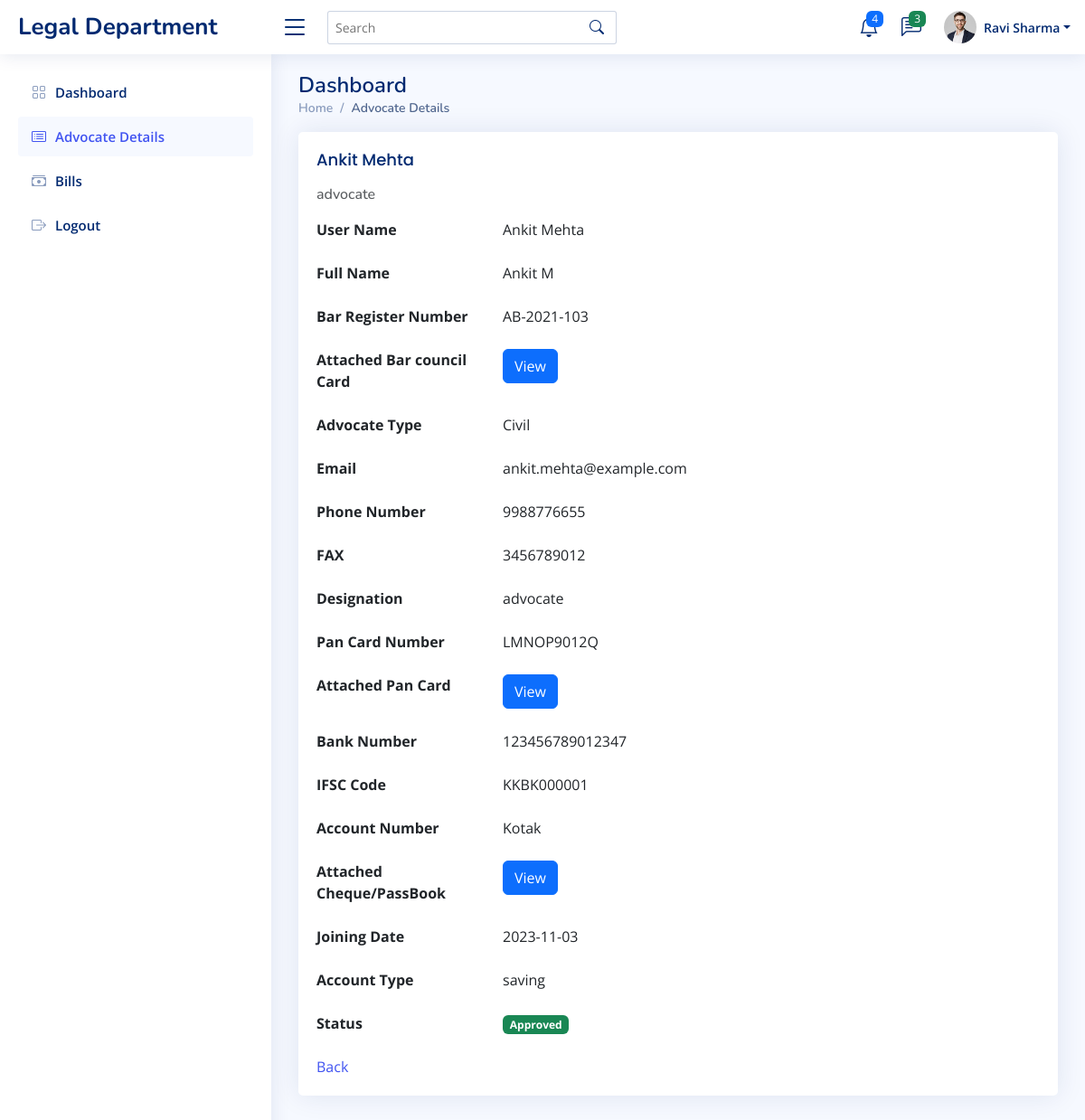
/abc.php?id=3 (signed in), run on the app's committed database.
### tables this page shows
CREATE TABLE `register` (
  `ID` int(10) NOT NULL,
  `Full_name` varchar(50) NOT NULL,
  `Short_name` varchar(50) NOT NULL,
  `bar_number` varchar(11) NOT NULL,
  `bar_img` text NOT NULL,
  `case_type` varchar(100) NOT NULL,
  `email` varchar(100) NOT NULL,
  `phone_number` varchar(100) NOT NULL,
  `fax` varchar(100) NOT NULL,
  `designation` varchar(100) NOT NULL,
  `pan_number` varchar(100) NOT NULL,
  `pan_img` text NOT NULL,
  `account_number` varchar(100) NOT NULL,
  `ifsc_code` varchar(100) NOT NULL,
  `bank_name` varchar(100) NOT NULL,
  `pass_img` text NOT NULL,
  `joining_date` date NOT NULL,
  `account_type` varchar(100) NOT NULL,
  `status` varchar(10) NOT NULL,
  `u_type` varchar(10) NOT NULL,
  `password` varchar(100) NOT NULL
);

### abc.php (the view, shortened to what this page needs)
<?php
include("connect.php");
$id = $_GET['id'];
?>
<!DOCTYPE html>
<html lang="en">
<head>
  <link href="assets/vendor/bootstrap/css/bootstrap.min.css" rel="stylesheet">
  <link href="assets/vendor/bootstrap-icons/bootstrap-icons.css" rel="stylesheet">
  <link href="assets/vendor/boxicons/css/boxicons.min.css" rel="stylesheet">
  <link href="assets/vendor/quill/quill.snow.css" rel="stylesheet">
  <link href="assets/vendor/quill/quill.bubble.css" rel="stylesheet">
  <link href="assets/vendor/remixicon/remixicon.css" rel="stylesheet">
  <link href="assets/vendor/simple-datatables/style.css" rel="stylesheet">
  <link href="assets/css/style.css" rel="stylesheet">
</head>
<body>
  <header id="header" class="header fixed-top d-flex align-items-center">
    <div class="d-flex align-items-center justify-content-between">
      <a href="admindashboard.html" class="logo d-flex align-items-center">
        <span class="d-none d-lg-block">Legal Department</span>
      </a>
      <i class="bi bi-list toggle-sidebar-btn"></i>
    </div>
    <div class="search-bar">
      <form class="search-form d-flex align-items-center" method="POST" action="#">
        <input type="text" name="query" placeholder="Search" title="Enter search keyword">
        <button type="submit" title="Search"><i class="bi bi-search"></i></button>
      </form>
    </div>
    <nav class="header-nav ms-auto">
      <ul class="d-flex align-items-center">
        <li class="nav-item dropdown">
          <a class="nav-link nav-icon" href="#" data-bs-toggle="dropdown">
            <i class="bi bi-bell"></i>
            <span class="badge bg-primary badge-number">4</span>
          </a>
        </li>
        <li class="nav-item dropdown">
          <a class="nav-link nav-icon" href="#" data-bs-toggle="dropdown">
            <i class="bi bi-chat-left-text"></i>
            <span class="badge bg-success badge-number">3</span>
          </a>
        </li>
        <li class="nav-item dropdown pe-3">
          <a class="nav-link nav-profile d-flex align-items-center pe-0" href="#" data-bs-toggle="dropdown">
            <img src="assets/img/profile-img.jpg" alt="Profile" class="rounded-circle">
            <span class="d-none d-md-block dropdown-toggle ps-2"><?php echo $_SESSION['username']  ?></span>
          </a>
        </li>
      </ul>
    </nav>
  </header>
  <aside id="sidebar" class="sidebar">
    <ul class="sidebar-nav" id="sidebar-nav">
      <li class="nav-item">
        <a class="nav-link collapsed " href="admindashboard.php">
          <i class="bi bi-grid"></i>
          <span>Dashboard</span>
        </a>
      </li>
      <li class="nav-item">
        <a class="nav-link " href="advocateDetails.php">
          <i class="bi bi-card-list"></i>
          <span>Advocate Details</span>
        </a>
      </li>
    <li class="nav-item">
      <a class="nav-link collapsed" href="adminbills.php">
        <i class="bi bi-cash-stack"></i>
        <span>Bills</span>
      </a>
    </li>
      <li class="nav-item">
        <a class="nav-link collapsed" href="logout.php">
          <i class="bi bi-box-arrow-right"></i>
          <span>Logout</span>
        </a>
      </li>
    </ul>
  </aside>
  <main id="main" class="main">
    <div class="pagetitle">
      <h1>Dashboard</h1>
      <nav>
        <ol class="breadcrumb">
          <li class="breadcrumb-item"><a href="admindashboard.php">Home</a></li>
          <li class="breadcrumb-item active">Advocate Details</li>
        </ol>
      </nav>
    </div>
    <div class="col-lg-12">
        <div class="col-lg-12">
            <div class="card">
                <div class="card-body">
                  <?php
                  $data=mysqli_query($conn,"select * from register where ID=$id");
                  $row = mysqli_fetch_array($data);
                  ?>
                  <h5 class="card-title"><?php echo $row["Full_name"];?>  </h5>
                  <h6 class="card-subtitle mb-2 text-muted"><?php echo $row["designation"];?></h6>
                  <p class="card-text">
                  <div class="row">
                     <div class="col-lg-3 col-md-4 label"><b>User Name</b></div>
                     <div class="col-lg-9 col-md-8"><?php echo $row["Full_name"];?>  </div>
                  </div><br>
                  <div class="row">
                     <div class="col-lg-3 col-md-4 label"><b>Full Name </b></div>
                     <div class="col-lg-9 col-md-8"><?php echo $row["Short_name"] ; ?></div>
                  </div><br>
                  <div class="row">
                     <div class="col-lg-3 col-md-4 label"><b>Bar Register Number</b></div>
                     <div class="col-lg-9 col-md-8"><?php echo $row["bar_number"] ; ?></div>
                  </div><br>
                  <div class="row">
                     <div class="col-lg-3 col-md-4 label"><b>Attached Bar council Card</b></div>
                     <div class="col-lg-9 col-md-8"><button type="button" class="btn btn-primary"><a href="bardoc/<?php echo $row['bar_img'];?>"  style="color:white" target="" >View</a></button>
</div>
                  </div><br>
                  <div class="row">
                     <div class="col-lg-3 col-md-4 label"><b>Advocate Type</b></div>
                     <div class="col-lg-9 col-md-8"><?php echo $row["case_type"] ; ?></div>
                  </div><br>
                  <div class="row">
                     <div class="col-lg-3 col-md-4 label"><b>Email</b></div>
                     <div class="col-lg-9 col-md-8"><?php echo $row["email"] ; ?></div>
                  </div><br>
                  <div class="row">
                     <div class="col-lg-3 col-md-4 label"><b>Phone Number</b></div>
                     <div class="col-lg-9 col-md-8"><?php echo $row["phone_number"] ; ?></div>
                  </div><br>
                  <div class="row">
                     <div class="col-lg-3 col-md-4 label"><b>FAX</b></div>
                     <div class="col-lg-9 col-md-8"><?php echo $row["fax"] ; ?></div>
                  </div><br>
                  <div class="row">
                     <div class="col-lg-3 col-md-4 label"><b>Designation</b></div>
                     <div class="col-lg-9 col-md-8"><?php echo $row["designation"] ; ?></div>
                  </div><br>
                  <div class="row">
                     <div class="col-lg-3 col-md-4 label"><b>Pan Card Number</b></div>
                     <div class="col-lg-9 col-md-8"><?php echo $row["pan_number"] ; ?></div>
                  </div><br>
                  <div class="row">
                     <div class="col-lg-3 col-md-4 label"><b>Attached Pan Card</b></div>
                     <div class="col-lg-9 col-md-8"><button type="button" class="btn btn-primary"><a href="pandoc/<?php echo $row['pan_img'];?>"  style="color:white" target="" >View</a></button>
</div>
                  </div><br>
                  <div class="row">
                     <div class="col-lg-3 col-md-4 label"><b>Bank Number</b></div>
                     <div class="col-lg-9 col-md-8"><?php echo $row["account_number"] ; ?></div>
                  </div><br>
                  <div class="row">
                     <div class="col-lg-3 col-md-4 label"><b>IFSC Code</b></div>
                     <div class="col-lg-9 col-md-8"><?php echo $row["ifsc_code"] ; ?></div>
                  </div><br>
                  <div class="row">
                     <div class="col-lg-3 col-md-4 label"><b>Account  Number</b></div>
                     <div class="col-lg-9 col-md-8"><?php echo $row["bank_name"] ; ?></div>
                  </div><br>
                  <div class="row">
                     <div class="col-lg-3 col-md-4 label"><b>Attached Cheque/PassBook</b></div>
                     <div class="col-lg-9 col-md-8"><button type="button" class="btn btn-primary"><a href="passdoc/<?php echo $row['pass_img'];?>"  style="color:white" target="" >View</a></button>
</div>
                    </div><br>
                  <div class="row">
                     <div class="col-lg-3 col-md-4 label"><b>Joining Date</b></div>
                     <div class="col-lg-9 col-md-8"><?php echo $row["joining_date"] ; ?></div>
                  </div><br>
                  <div class="row">
                     <div class="col-lg-3 col-md-4 label"><b>Account Type</b></div>
                     <div class="col-lg-9 col-md-8"><?php echo $row["account_type"] ; ?> </div>
                  </div><br>
                  <?php
            if ($row["status"] == 'pending') {
            ?>
            <form name="form" method="post"  id="f1">
                <b>Remark:</b>
                  <div class="form-outline">
                  <textarea class="form-control" id="textAreaExample1" rows="4" name="remark"></textarea>
                 <br>
                 <input type="hidden" name="id" value=<?php echo  $row['ID']; ?> >
                  <button class="btn btn-primary" name="approved"><a href="#" onclick="javascript:return formSubmit(1);" style="color:white;">Approve</a></button>
                  <button class="btn btn-danger" name="reject"><a href="#" onclick="javascript:return formSubmit(0);" style="color:white;">Reject</a></button><br><br>
                  </form>
<?php
}
               else {
                ?>
                <div class="row">
                  <div class="col-lg-3 col-md-4 label"><b>Status</b></div>
                  <div class="col-lg-9 col-md-8">
                    <?php if ($row["status"] == 'Approved') { ?>
                      <span class="badge bg-success"><?php echo $row["status"];
                                                    } ?></span>
                      <?php if ($row["status"] == 'Rejected') { ?>
                        <span class="badge bg-danger"><?php echo $row["status"];
                                                    } ?></span><BR></BR>
                  </div>
                </div>
              <?php
              }
              ?>
                  <a href="advocateDetails.php" class="card-link">Back</a>
                </div>
        </div>
    </div>

### assets/css/style.css (style rules this page uses)
:root { scroll-behavior: smooth; }
body { font-family: "Open Sans", sans-serif; background: #f6f9ff; color: #444444; }
a { color: #4154f1; text-decoration: none; }
h1, h2, h3, h4, h5, h6 { font-family: "Nunito", sans-serif; }
#main { margin-top: 60px; padding: 20px 30px; transition: all 0.3s; }
.pagetitle { margin-bottom: 10px; }
.pagetitle h1 { font-size: 24px; margin-bottom: 0; font-weight: 600; color: #012970; }
.card { margin-bottom: 30px; border: none; border-radius: 5px; box-shadow: 0px 0 30px rgba(1, 41, 112, 0.1); }
.card-title { padding: 20px 0 15px 0; font-size: 18px; font-weight: 500; color: #012970; font-family: "Poppins", sans-serif; }
.card-body { padding: 0 20px 20px 20px; }
.breadcrumb { font-size: 14px; font-family: "Nunito", sans-serif; color: #899bbd; font-weight: 600; }
.breadcrumb a { color: #899bbd; transition: 0.3s; }
.breadcrumb .breadcrumb-item::before { color: #899bbd; }
.breadcrumb .active { color: #51678f; font-weight: 600; }
.logo { line-height: 1; }
@media (min-width: 1200px) { .logo { width: 280px; } }
.logo span { font-size: 26px; font-weight: 700; color: #012970; font-family: "Nunito", sans-serif; }
.header { transition: all 0.5s; z-index: 997; height: 60px; box-shadow: 0px 2px 20px rgba(1, 41, 112, 0.1); background-color: #fff; padding-left: 20px; }
.header .toggle-sidebar-btn { font-size: 32px; padding-left: 10px; cursor: pointer; color: #012970; }
.header .search-bar { min-width: 360px; padding: 0 20px; }
.header .search-form { width: 100%; }
.header .search-form input { border: 0; font-size: 14px; color: #012970; border: 1px solid rgba(1, 41, 112, 0.2); padding: 7px 38px 7px 8px; border-radius: 3px; transition: 0.3s; width: 100%; }
.header .search-form button { border: 0; padding: 0; margin-left: -30px; background: none; }
.header .search-form button i { color: #012970; }
.header-nav ul { list-style: none; }
.header-nav>ul { margin: 0; padding: 0; }
.header-nav .nav-icon { font-size: 22px; color: #012970; margin-right: 25px; position: relative; }
.header-nav .nav-profile { color: #012970; }
.header-nav .nav-profile img { max-height: 36px; }
.header-nav .nav-profile span { font-size: 14px; font-weight: 600; }
.header-nav .badge-number { position: absolute; inset: -2px -5px auto auto; font-weight: normal; font-size: 12px; padding: 3px 6px; }
.sidebar { position: fixed; top: 60px; left: 0; bottom: 0; width: 300px; z-index: 996; transition: all 0.3s; padding: 20px; overflow-y: auto; scrollbar-width: thin; scrollbar-color: #aab7cf transparent; box-shadow: 0px 0px 20px rgba(1, 41, 112, 0.1); background-color: #fff; }
@media (min-width: 1200px) { #main, #footer { margin-left: 300px; } }
.sidebar-nav { padding: 0; margin: 0; list-style: none; }
.sidebar-nav li { padding: 0; margin: 0; list-style: none; }
.sidebar-nav .nav-item { margin-bottom: 5px; }
.sidebar-nav .nav-link { display: flex; align-items: center; font-size: 15px; font-weight: 600; color: #4154f1; transition: 0.3; background: #f6f9ff; padding: 10px 15px; border-radius: 4px; }
.sidebar-nav .nav-link i { font-size: 16px; margin-right: 10px; color: #4154f1; }
.sidebar-nav .nav-link.collapsed { color: #012970; background: #fff; }
.sidebar-nav .nav-link.collapsed i { color: #899bbd; }

### data on the page
register: Full_name "Ankit Mehta", designation "advocate", Short_name "Ankit M", bar_number "AB-2021-103", case_type "Civil", email "ankit.mehta@example.com", phone_number "9988776655", fax "3456789012", pan_number "LMNOP9012Q", account_number "123456789012347", ifsc_code "KKBK000001", bank_name "Kotak", joining_date "2023-11-03", account_type "saving", status "Approved"

### other printed values
$_SESSION['username'] "Ravi Sharma"
